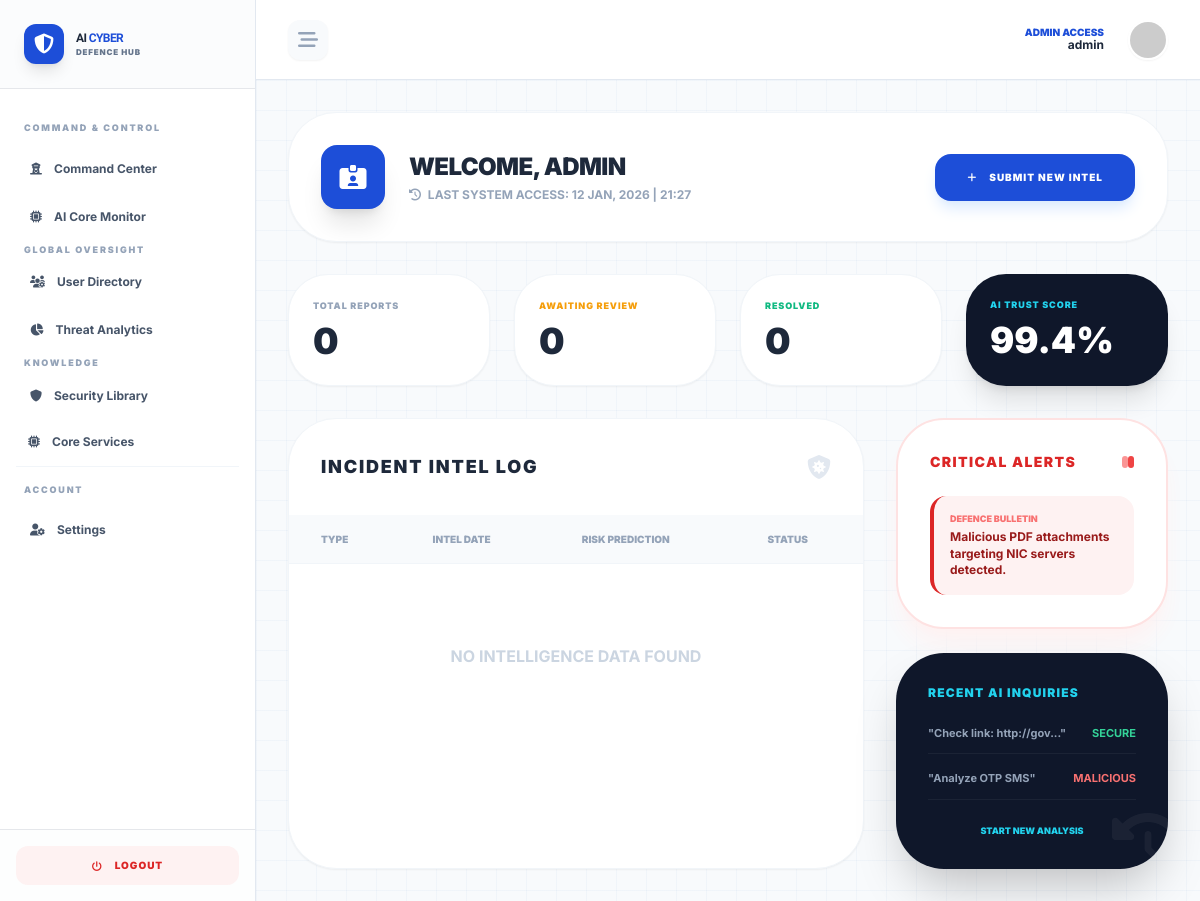
The app's page /dashboard/ (signed in), older data.
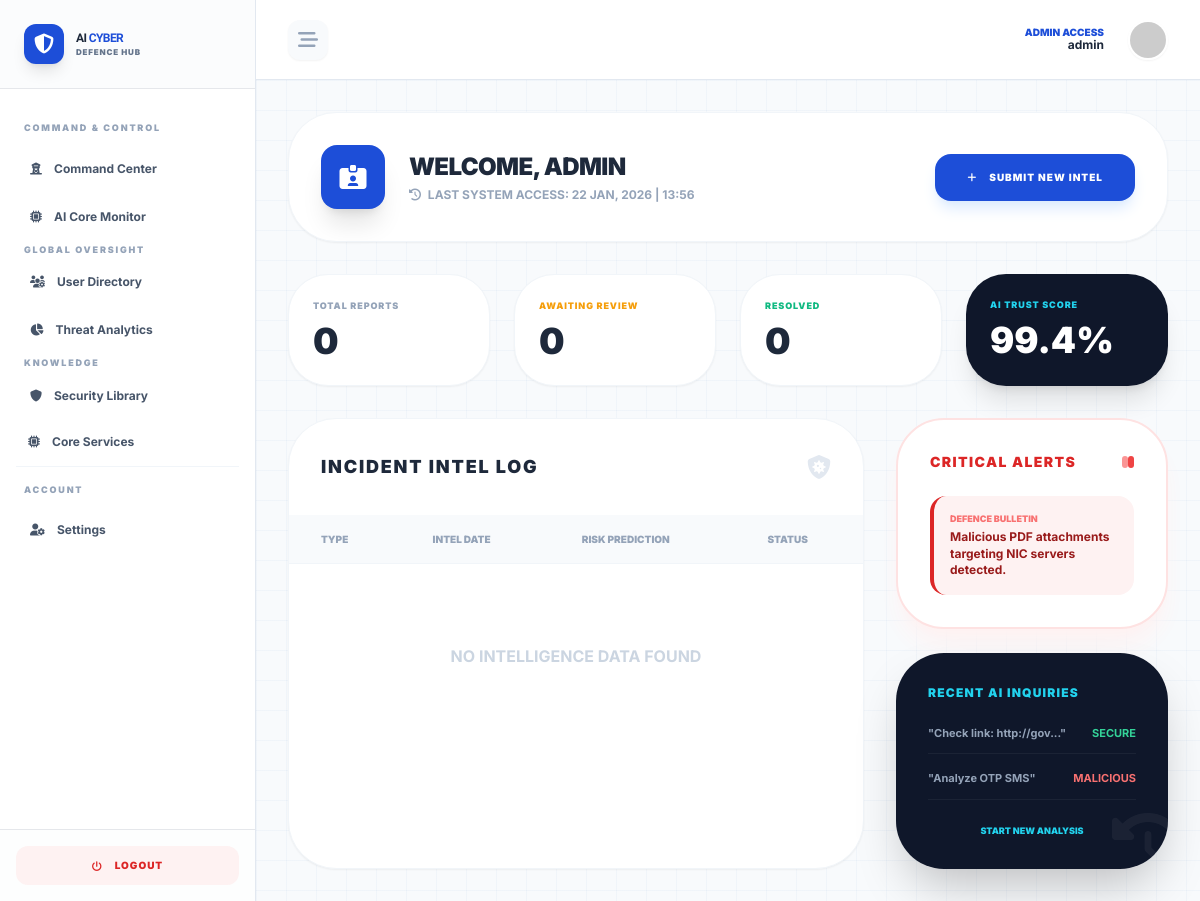
The same page, newer data.
### accounts/models.py (models this page shows, shortened)
class User(AbstractUser):
    ROLE_CHOICES = (
        ('student', 'General User/Defence Personnel'),
        ('admin', 'Admin/Analyst'),
    )
    role = models.CharField(max_length=20, choices=ROLE_CHOICES, default='student')
    anonymous_id = models.UUIDField(default=uuid.uuid4, editable=False)
    is_approved = models.BooleanField(default=True)
    login_count = models.PositiveIntegerField(default=0)

### portal/views.py (the view)
# urls.py: path('dashboard/', portal_views.user_dashboard_view, name='user_dashboard'),
@login_required
def user_dashboard_view(request):
    my_incidents = Incident.objects.filter(user=request.user).order_by('-created_at')
    context = {
        'incidents': my_incidents,
        'pending_count': my_incidents.filter(status='Pending').count(),
        'resolved_count': my_incidents.filter(status='Resolved').count(),
    }
    return render(request, 'dashboards/user_dashboard.html', context)

### portal/context_processors.py (called while the page is built)
def base_template(request):
    if request.user.is_authenticated:
        return {"base_template": "base2.html"}
    return {"base_template": "base1.html"}

### templates/dashboards/user_dashboard.html (shortened to what the changed rows need)
{% extends 'base2.html' %}
{% load i18n %}
{% block dashboard_content %}
<div class="max-w-7xl mx-auto space-y-8">
    <div class="bg-white p-8 rounded-[3rem] border border-slate-100 shadow-sm flex flex-col md:flex-row justify-between items-center gap-6">
        <div class="flex items-center gap-6">
            <div>
                <h1 class="text-2xl font-black text-slate-800 uppercase tracking-tight">{% translate "Welcome" %}, {{ user.username }}</h1>
                <p class="text-xs text-slate-400 font-bold uppercase mt-1">
                    <i class="fa-solid fa-clock-rotate-left mr-1"></i> {% translate "Last System Access" %}: {{ user.last_login|date:"d M, Y | H:i" }}
                </p>
            </div>
        </div>
    </div>
    <div class="grid grid-cols-1 md:grid-cols-4 gap-6">
        <div class="bg-white p-6 rounded-[2.5rem] border border-slate-100 shadow-sm">
            <h2 class="text-4xl font-black text-slate-800">{{ incidents.count }}</h2>
        </div>
        <div class="bg-white p-6 rounded-[2.5rem] border border-slate-100 shadow-sm">
            <h2 class="text-4xl font-black text-slate-800">{{ pending_count }}</h2>
        </div>
        <div class="bg-white p-6 rounded-[2.5rem] border border-slate-100 shadow-sm">
            <h2 class="text-4xl font-black text-slate-800">{{ resolved_count }}</h2>
        </div>
        <div class="bg-slate-900 p-6 rounded-[2.5rem] shadow-xl">
            <h2 class="text-4xl font-black text-white">99.4%</h2>
        </div>
    </div>
    <div class="grid lg:grid-cols-3 gap-8">
        <div class="lg:col-span-2 bg-white rounded-[3rem] border border-slate-100 shadow-sm overflow-hidden flex flex-col">
            <div class="overflow-x-auto">
                <table class="w-full text-left">
                    <thead class="bg-slate-50 border-b border-slate-100">
                        <tr>
                            <th class="px-8 py-4 text-[10px] font-black text-slate-400 uppercase">{% translate "Type" %}</th>
                            <th class="px-8 py-4 text-[10px] font-black text-slate-400 uppercase">{% translate "Intel Date" %}</th>
                            <th class="px-8 py-4 text-[10px] font-black text-slate-400 uppercase">{% translate "Risk Prediction" %}</th>
                            <th class="px-8 py-4 text-[10px] font-black text-slate-400 uppercase">{% translate "Status" %}</th>
                        </tr>
                    </thead>
                </table>
            </div>
        </div>
    </div>
</div>
{% endblock %}

### templates/base2.html (shortened to what this page needs)
{% load i18n %}
<!DOCTYPE html>
<html lang="{{ LANGUAGE_CODE }}">
<head>
    <script src="https://cdn.tailwindcss.com"></script>
    <link rel="stylesheet" href="https://cdnjs.cloudflare.com/ajax/libs/font-awesome/6.4.0/css/all.min.css">
</head>
<body class="bg-slate-50 min-h-screen flex">
    <aside id="sidebar" class="w-64 bg-white border-r border-slate-200 h-screen flex flex-col sidebar-transition z-50 shrink-0">
        <div class="p-6 flex items-center gap-3 border-b bg-slate-50/50">
            <div class="relative w-10 h-10 bg-blue-700 rounded-xl flex items-center justify-center text-white shadow-lg">
                <i class="fa-solid fa-shield-halved text-xl"></i>
            </div>
            <div class="flex flex-col">
                <span class="logo-font font-bold text-xs tracking-tighter text-slate-800">AI <span class="text-blue-700">CYBER</span></span>
                <span class="text-[8px] uppercase tracking-widest font-black text-slate-500">{% translate "Defence Hub" %}</span>
            </div>
        </div>
        <nav class="flex-1 p-4 space-y-1 overflow-y-auto">
            {% if user.is_superuser %}
                {% include "partials/sidebar_admin.html" %}
            {% else %}
                {% include "partials/sidebar_user.html" %}
            {% endif %}
            <div class="pt-4 mt-4 border-t border-slate-100">
                <p class="text-[9px] font-black text-slate-400 uppercase tracking-[0.2em] ml-2 mb-3">{% translate "Account" %}</p>
                <a href="{% url 'profile_settings' %}" class="flex items-center gap-3 p-3.5 rounded-2xl text-slate-600 hover:bg-blue-50 transition-all font-bold text-xs ">
                    <i class="fa-solid fa-user-gear"></i> {% translate "Settings" %}
                </a>
            </div>
        </nav>
        <div class="p-4 border-t bg-slate-50/30">
            <a href="{% url 'logout' %}" class="flex items-center justify-center gap-3 p-3 rounded-xl bg-red-50 text-red-600 hover:bg-red-600 hover:text-white transition-all font-black text-[10px] uppercase tracking-widest">
                <i class="fa-solid fa-power-off"></i> {% translate "Logout" %}
            </a>
        </div>
    </aside>
    <main class="flex-1 flex flex-col h-screen overflow-hidden">
        <header class="h-20 bg-white border-b border-slate-200 flex items-center justify-between px-8 shrink-0 z-40">
            <button onclick="toggleSidebar()" class="w-10 h-10 flex items-center justify-center rounded-xl bg-slate-50 text-slate-400 hover:text-blue-700 transition-all shadow-sm">
                <i class="fa-solid fa-bars-staggered text-xl"></i>
            </button>
            <div class="flex items-center gap-6">
                <div class="text-right hidden md:block">
                    <p class="text-[10px] font-black text-blue-700 uppercase leading-none">
                        {% if user.is_superuser %}{% translate "ADMIN ACCESS" %}{% else %}{% translate "OPERATOR ACTIVE" %}{% endif %}
                    </p>
                    <p class="text-xs font-bold text-slate-800">{{ user.username }}</p>
                </div>
                <img src="https://ui-avatars.com/api/?name={{ user.username }}&background=0056b3&color=fff" class="w-10 h-10 rounded-full border-2 border-white shadow-sm" alt="Profile">
            </div>
        </header>
        <section class="flex-1 overflow-y-auto p-8 light-grid">
            {% block dashboard_content %}{% endblock %}
        </section>
    </main>
</body>
</html>

Row changes from the older to the newer data that the page shows:
changed User "ADMIN": last_login|H "12 JAN, 2026 | 21:27" → "22 JAN, 2026 | 13:56"
